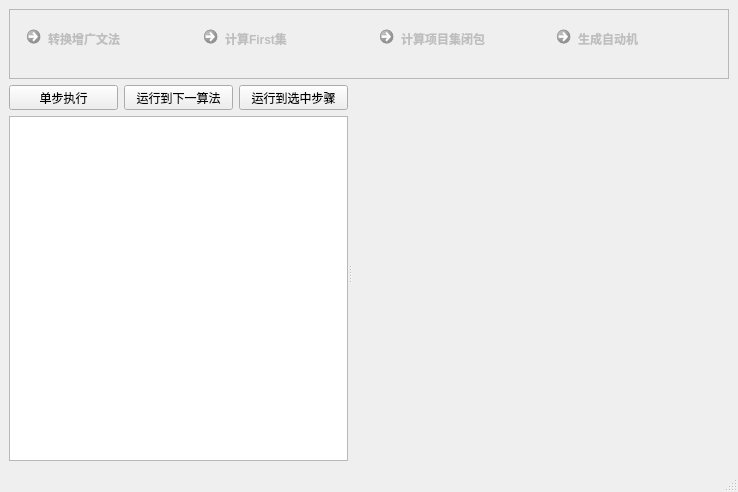
<?xml version="1.0" encoding="UTF-8"?>
<ui version="4.0">
 <class>DemoLR1Window</class>
 <widget class="QMainWindow" name="DemoLR1Window">
  <property name="geometry">
   <rect>
    <x>0</x>
    <y>0</y>
    <width>738</width>
    <height>492</height>
   </rect>
  </property>
  <property name="windowTitle">
   <string>LR(1)/LALR 自动机演示</string>
  </property>
  <widget class="QWidget" name="centralwidget">
   <layout class="QGridLayout" name="gridLayout">
    <item row="0" column="0">
     <widget class="HorizontalScrollArea" name="scrollArea">
      <property name="widgetResizable">
       <bool>true</bool>
      </property>
      <widget class="QWidget" name="scrollAreaWidgetContents">
       <property name="geometry">
        <rect>
         <x>0</x>
         <y>0</y>
         <width>724</width>
         <height>59</height>
        </rect>
       </property>
       <layout class="QHBoxLayout" name="horizontalLayout">
        <item>
         <widget class="QCommandLinkButton" name="step2">
          <property name="enabled">
           <bool>false</bool>
          </property>
          <property name="text">
           <string>转换增广文法</string>
          </property>
         </widget>
        </item>
        <item>
         <widget class="QCommandLinkButton" name="step3">
          <property name="enabled">
           <bool>false</bool>
          </property>
          <property name="text">
           <string>计算First集</string>
          </property>
         </widget>
        </item>
        <item>
         <widget class="QCommandLinkButton" name="step5">
          <property name="enabled">
           <bool>false</bool>
          </property>
          <property name="text">
           <string>计算项目集闭包</string>
          </property>
         </widget>
        </item>
        <item>
         <widget class="QCommandLinkButton" name="step6">
          <property name="enabled">
           <bool>false</bool>
          </property>
          <property name="text">
           <string>生成自动机</string>
          </property>
         </widget>
        </item>
       </layout>
      </widget>
     </widget>
    </item>
    <item row="1" column="0">
     <widget class="QWidget" name="widget" native="true">
      <property name="sizePolicy">
       <sizepolicy hsizetype="Preferred" vsizetype="Preferred">
        <horstretch>0</horstretch>
        <verstretch>1</verstretch>
       </sizepolicy>
      </property>
      <layout class="QGridLayout" name="gridLayout_2">
       <property name="leftMargin">
        <number>0</number>
       </property>
       <property name="topMargin">
        <number>0</number>
       </property>
       <property name="rightMargin">
        <number>0</number>
       </property>
       <property name="bottomMargin">
        <number>0</number>
       </property>
       <property name="spacing">
        <number>0</number>
       </property>
       <item row="0" column="0">
        <widget class="QSplitter" name="splitter">
         <property name="orientation">
          <enum>Qt::Horizontal</enum>
         </property>
         <widget class="QWidget" name="widget_2" native="true">
          <property name="sizePolicy">
           <sizepolicy hsizetype="Preferred" vsizetype="Preferred">
            <horstretch>1</horstretch>
            <verstretch>0</verstretch>
           </sizepolicy>
          </property>
          <layout class="QVBoxLayout" name="verticalLayout">
           <property name="leftMargin">
            <number>0</number>
           </property>
           <property name="topMargin">
            <number>0</number>
           </property>
           <property name="rightMargin">
            <number>0</number>
           </property>
           <property name="bottomMargin">
            <number>0</number>
           </property>
           <item>
            <layout class="QHBoxLayout" name="horizontalLayout_2">
             <item>
              <widget class="QToolButton" name="stepButton">
               <property name="sizePolicy">
                <sizepolicy hsizetype="Expanding" vsizetype="Fixed">
                 <horstretch>0</horstretch>
                 <verstretch>0</verstretch>
                </sizepolicy>
               </property>
               <property name="text">
                <string>单步执行</string>
               </property>
              </widget>
             </item>
             <item>
              <widget class="QToolButton" name="runButton">
               <property name="sizePolicy">
                <sizepolicy hsizetype="Expanding" vsizetype="Fixed">
                 <horstretch>0</horstretch>
                 <verstretch>0</verstretch>
                </sizepolicy>
               </property>
               <property name="text">
                <string>运行到下一算法</string>
               </property>
              </widget>
             </item>
             <item>
              <widget class="QToolButton" name="runToCursorButton">
               <property name="sizePolicy">
                <sizepolicy hsizetype="Expanding" vsizetype="Fixed">
                 <horstretch>0</horstretch>
                 <verstretch>0</verstretch>
                </sizepolicy>
               </property>
               <property name="text">
                <string>运行到选中步骤</string>
               </property>
              </widget>
             </item>
            </layout>
           </item>
           <item>
            <widget class="QListWidget" name="listWidget">
             <property name="editTriggers">
              <set>QAbstractItemView::NoEditTriggers</set>
             </property>
            </widget>
           </item>
          </layout>
         </widget>
         <widget class="LR1VariableWidget" name="keyWidget" native="true">
          <property name="sizePolicy">
           <sizepolicy hsizetype="Preferred" vsizetype="Preferred">
            <horstretch>3</horstretch>
            <verstretch>0</verstretch>
           </sizepolicy>
          </property>
          <property name="font">
           <font>
            <pointsize>14</pointsize>
           </font>
          </property>
          <property name="cursor">
           <cursorShape>OpenHandCursor</cursorShape>
          </property>
         </widget>
        </widget>
       </item>
      </layout>
     </widget>
    </item>
   </layout>
  </widget>
  <widget class="QStatusBar" name="statusbar">
   <property name="styleSheet">
    <string notr="true">QStatusBar::item{border: 0px}</string>
   </property>
  </widget>
 </widget>
 <customwidgets>
  <customwidget>
   <class>HorizontalScrollArea</class>
   <extends>QScrollArea</extends>
   <header>view/HorizontalScrollArea.h</header>
   <container>1</container>
  </customwidget>
  <customwidget>
   <class>LR1VariableWidget</class>
   <extends>QWidget</extends>
   <header>widget/LR1VariableWidget.h</header>
   <container>1</container>
  </customwidget>
 </customwidgets>
 <resources/>
 <connections/>
</ui>
